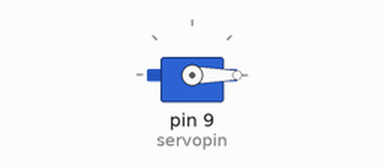
This sketch was run on a simulated Arduino Uno, built with avr-gcc and run on an emulated ATmega328P. Parts: servo.

Above: at 0.05 s.
At 2.5 s:
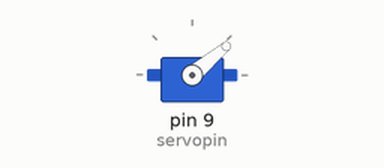
At 5.0 s:
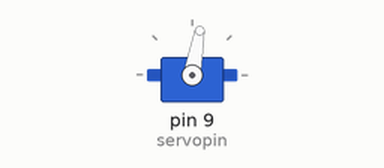
At 10.0 s:
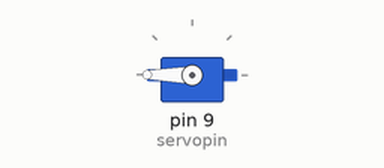
Timing chart, 0 to 13.0 s (numbered marks = the images above):
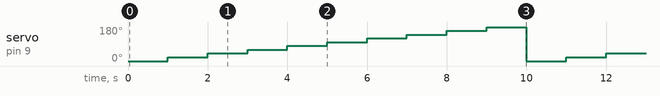

The sketch:

Vid_5.1.ino
```cpp
// C++ code
//
#include <Servo.h>
Servo s;

int servopin = 9;

void setup()
{
  s.attach(servopin);
}

void loop()
{
  for(int i=0; i<=180; i=i+20)
  {
    s.write(i);
    delay(1000);
  }
}
```

Measured:
- by itself, servo on pin 9 (servopin): repeats every 10.0 s: 40° 1.0 s, 60° 1.0 s, 80° 1.0 s, 100° 1.0 s, 120° 1.0 s, 140° 1.0 s, 160° 1.0 s, 180° 1.0 s, 0° 1.0 s, 20° 1.0 s
